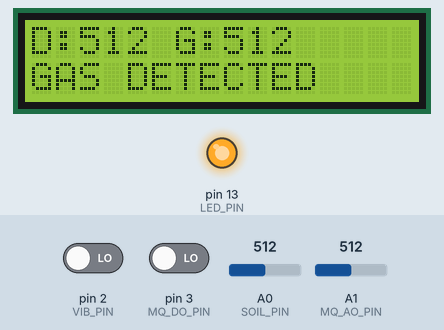
This sketch was run on a simulated Arduino Uno, built with avr-gcc and run on an emulated ATmega328P. On the bench: 16×2 character LCD, output pins drawn as LEDs (lit = HIGH). The inputs (shaded band) are chosen by the test bench; at power-on: A1 (MQ_AO_PIN) = 512, A0 (SOIL_PIN) = 512, pin 2 (VIB_PIN) LOW, pin 3 (MQ_DO_PIN) LOW. What the sketch prints to the serial monitor is not drawn.

Above: at 4.2 s.
4.3 s: A1 (MQ_AO_PIN) set to 312
At 6.1 s:
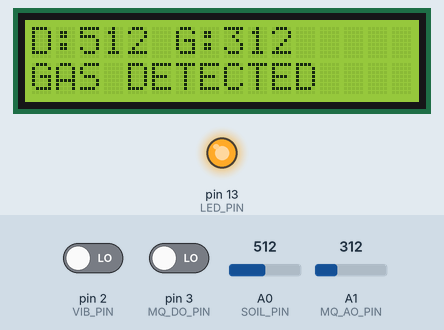
6.6 s: A1 (MQ_AO_PIN) set to 282
At 8.4 s:
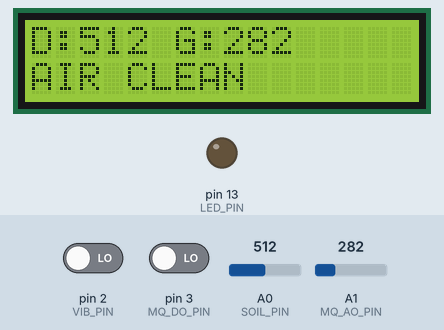
8.7 s: A0 (SOIL_PIN) set to 489
At 9.8 s:
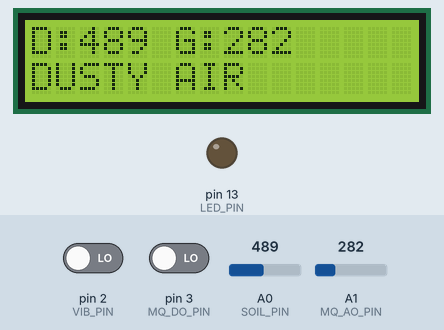
10.7 s: pin 2 (VIB_PIN) driven HIGH
At 12.2 s:
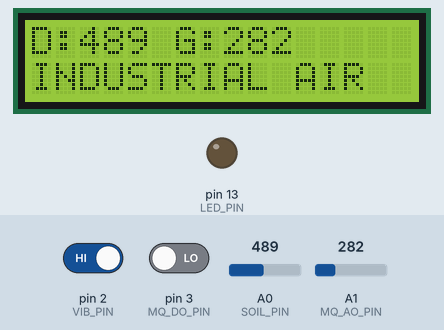
12.8 s: A0 (SOIL_PIN) set to 510
At 14.6 s:
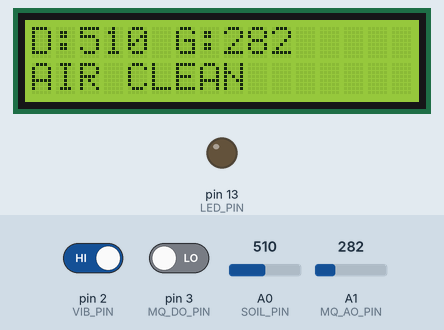
14.9 s: A0 (SOIL_PIN) set to 490
At 15.9 s:
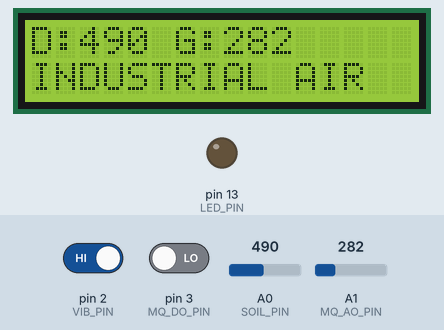
Timing chart, 0 to 17.9 s (numbered marks = the images above; inputs shaded):
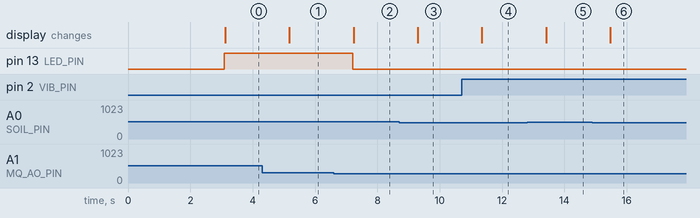

Measured:
- the behaviour switches between 301 and 300 on A1 (MQ_AO_PIN) (found by bisection; images 1 and 2)
- the behaviour switches between 500 and 499 on A0 (SOIL_PIN) (found by bisection; images 2 and 3)
- after the input at 4.3 s, the display: changes after 0.88 s (image 1)
- after the input at 6.6 s, pin 13 (LED_PIN): HIGH → LOW after 0.61 s; the display: changes after 0.64 s (image 2)
- after the input at 8.7 s, the display: changes after 0.59 s (image 3)
- after the input at 10.7 s, the display: changes after 0.65 s (image 4)
- after the input at 12.8 s, the display: changes after 0.61 s (image 5)
- after the input at 14.9 s, the display: changes after 0.57 s (image 6)

The sketch:

sketch_bot.ino
```cpp
#include <Wire.h>
#include <LiquidCrystal_I2C.h>

// LCD address (0x27 or 0x3F)
LiquidCrystal_I2C lcd(0x27, 16, 2);

// Pin definitions
#define SOIL_PIN A0
#define MQ_AO_PIN A1
#define MQ_DO_PIN 3
#define VIB_PIN 2
#define LED_PIN 13 // onboard LED

// Thresholds
#define GAS_THRESHOLD 300

void setup() {
  // Internal pull-up for 2-pin soil probe
  pinMode(SOIL_PIN, INPUT_PULLUP);

  pinMode(VIB_PIN, INPUT);
  pinMode(MQ_DO_PIN, INPUT);
  pinMode(LED_PIN, OUTPUT);

  lcd.init();
  lcd.backlight();

  Serial.begin(9600);

  lcd.setCursor(0, 0);
  lcd.print("Air Quality Hub");
  lcd.setCursor(0, 1);
  lcd.print("Warming up...");
  delay(3000);
}

void loop() {
  int dustValue = analogRead(SOIL_PIN);
  int gasValue  = analogRead(MQ_AO_PIN);  // analog value
  int gasDO    = digitalRead(MQ_DO_PIN);  // digital threshold state
  int vibration = digitalRead(VIB_PIN);

  Serial.print("Dust: "); Serial.print(dustValue);
  Serial.print(" | Gas(AO): "); Serial.print(gasValue);
  Serial.print(" | Gas(DO): "); Serial.print(gasDO);
  Serial.print(" | Vib: "); Serial.println(vibration);

  // Control onboard LED when analog gas > threshold
  if (gasValue > GAS_THRESHOLD) {
    digitalWrite(LED_PIN, HIGH);
  } else {
    digitalWrite(LED_PIN, LOW);
  }

  // Update LCD
  lcd.clear();
  lcd.setCursor(0, 0);
  lcd.print("D:");
  lcd.print(dustValue);
  lcd.print(" G:");
  lcd.print(gasValue);

  lcd.setCursor(0, 1);
  if (gasValue > GAS_THRESHOLD) {
    lcd.print("GAS DETECTED  ");
  }
  else if (dustValue < 500 && vibration == HIGH) {
    lcd.print("INDUSTRIAL AIR");
  }
  else if (dustValue < 500) {
    lcd.print("DUSTY AIR     ");
  }
  else {
    lcd.print("AIR CLEAN     ");
  }

  delay(1000);
}
```
